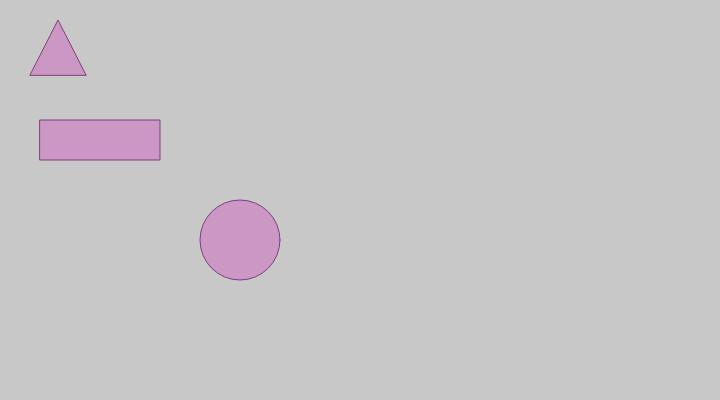
Frame 1 (no input)
Frame 2 (the mouse pressed at the canvas centre, redrawn once): identical to frame 1, image omitted

The p5.js sketch that drew this single still picture (run headless with seeded random() and noise() and a simulated clock; the mouse was pressed at the canvas centre and the sketch redrawn once):

// p5.js sketch
// ── sketch.js
//https://github.com/stavrosdidakis/DAT-GAD-405_2017
//https://p5js.org

//DAT405 / GAD405
//00_Template
//The purpose of this sketch is to provide a basic template
//for P5.js projects

//Initialization function
function setup() {
  //Print a message to the console - to view using Chrome:


  createCanvas(720,400);

}


//Rendering function
function draw() {
  //Set a background color
  background(200);
  //setcolours
  fill(204, 101, 192, 127);
  stroke(127, 63, 120);
  //Rectangle
  rect(40, 120,120,40);
  //eclipse
  ellipse(240, 240, 80, 80);
  //triangle
  triangle(30, 75, 58, 20, 86, 75);

  //Print a message to the console - to view using Chrome:
  //View > Developer > Developer Tools > Console
  console.log("Searching...")
  noLoop();
}
